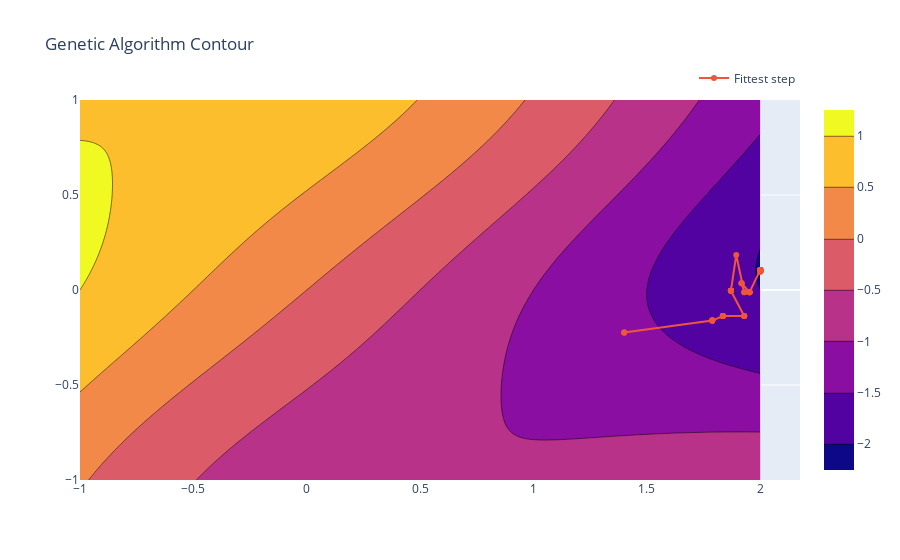

Here is the notebook cell this chart was saved with:
### Code cell
fig = make_subplots()

fig.add_trace(go.Contour(
    x = x,
    y = y,
    z = zs,
))

fig.add_trace(go.Scatter(
    x=x1_history,
    y=x2_history,
    mode='lines+markers',
    name='Fittest step'
))

fig.update_layout(
    title='Genetic Algorithm Contour', 
    showlegend=True,
    legend=dict(
        orientation="h",
        yanchor="bottom",
        y=1.02,
        xanchor="right",
        x=1), 
)
fig.show()
